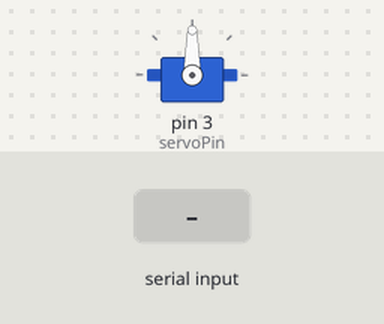
A sketch run on a simulated Arduino Uno, built with avr-gcc and run on an emulated ATmega328P. Shown: servo. The test bench sets the inputs (shaded band). What the sketch prints to the serial monitor is not drawn.

Above: at 1.2 s.
1.3 s: "-1" received over Serial
Timing chart, 0 to 4.3 s (numbered marks = the images above; inputs shaded):
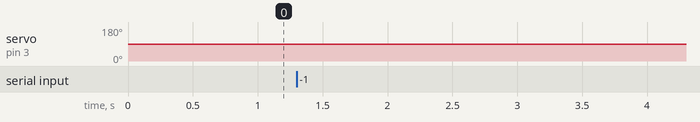

Measured:
- after the input at 1.3 s, servo on pin 3 (servoPin): 90° → 89° after 0.06 s

The sketch:

init.ino
```cpp
#include <Servo.h>
String readString;

int servoPin = 3;
Servo sv;
int svVal = 90;
int svSpeed = 1;

void setup() {
  Serial.begin(115200);
  sv.attach(servoPin);
  delay(50);
  sv.write(svVal);
}

void loop()
{

  readString = "";
  while (Serial.available())
  {
    delay(20);  //delay to allow buffer to fill
    if (Serial.available() >0)
    {
      char c = Serial.read();
      readString += c;
    }
  }

  if(readString == "-1")
  {
    svVal -= svSpeed;
  }else if(readString == "1"){
    svVal += svSpeed;
  }


  if(svVal < 0){
    svVal = 0;
  }else if(svVal > 180){
    svVal = 180;
  }

  sv.write(svVal);
  delay(20);

  Serial.print(readString);


}
```
